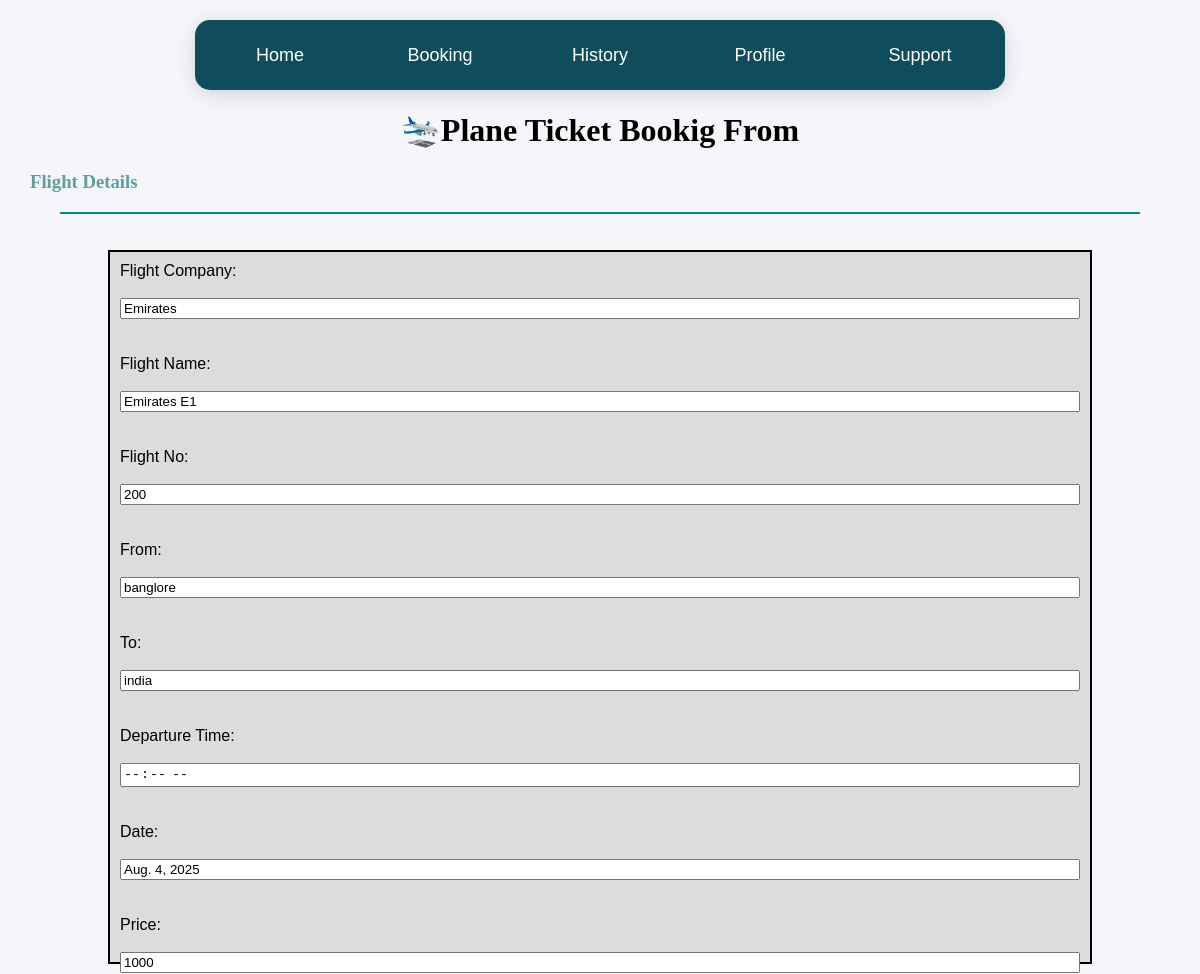
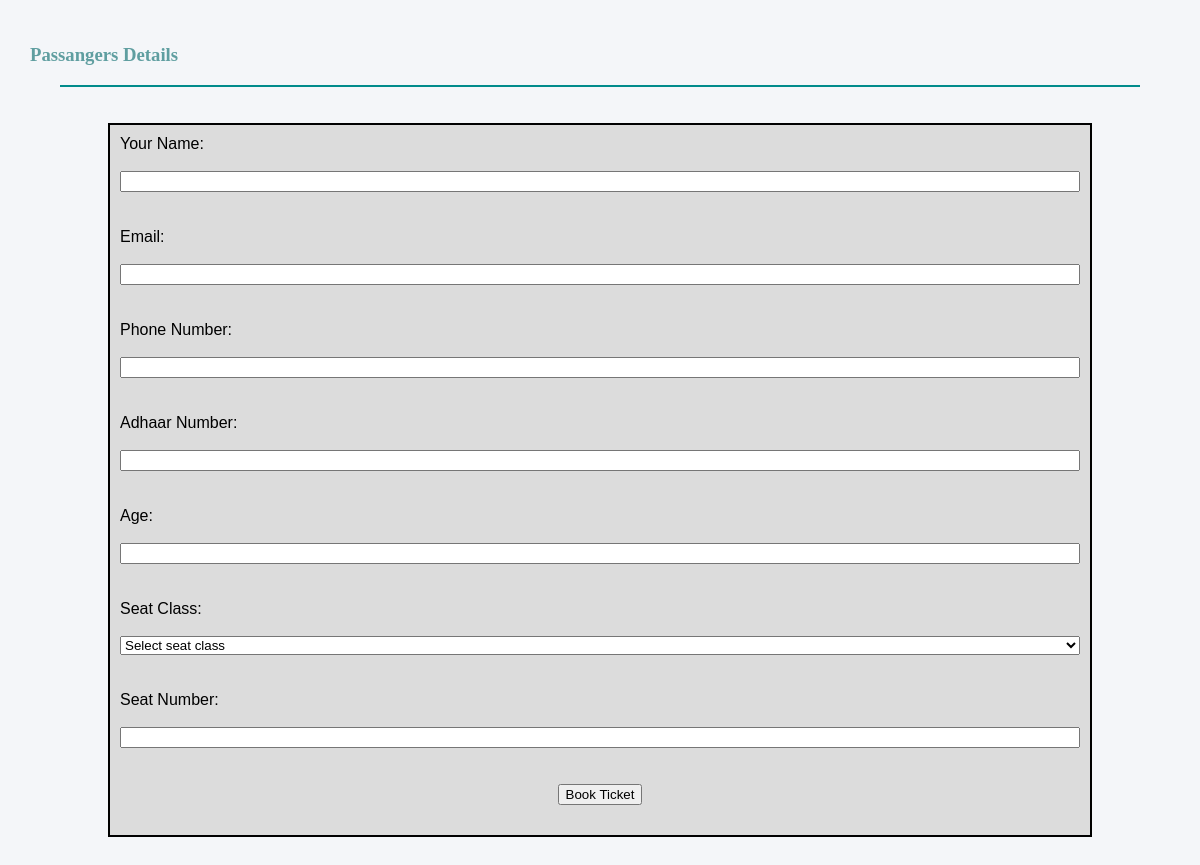
Page /base/book/1/ (signed in) on the committed database (2 pictures, top to bottom).
### base/models.py (models this page shows)
class FlightDetails(models.Model):
    model=models.TextField(max_length=20,default='Emirates')
    name=models.TextField(max_length=20)
    no=models.IntegerField()
    From=models.TextField(max_length=20)
    To=models.TextField(max_length=20)
    Departure=models.TimeField(max_length=20)
    Date=models.DateField()
    Price=models.IntegerField()

### base/views.py (the view, shortened to what this page needs)
# urls.py: path('book/<int:id>/',book,name='book'),
@login_required(login_url='login')
def book(request ,id):
    data=FlightDetails.objects.get(id=id)
    return render(request, 'book.html', {'data': data})

### base/templates/book.html (shortened to what this page needs)
{% extends 'main.html' %}
{% block content %}
<div id="box3">
   <form action="" method="POST">
     <h1>🛬Plane Ticket Bookig From</h1>
     <h3>Flight Details</h3>
     <div id="line">
     </div><br><br>
        <div id="box4">
            <label for="">Flight Company:</label><br>
            <input type="text"name='model' value="{{data.model}}" readonly><br><br>
            <label for="">Flight Name:</label><br>
            <input type="text" name="name" value="{{data.name}}" readonly><br><br>
            <label for="">Flight No:</label><br>
            <input type="text" name="no" value="{{data.no}}" readonly><br><br>
            <label for="">From:</label><br>
            <input type="text" name="From" value="{{data.From}}" readonly><br><br>
            <label for="">To:</label><br>
            <input type="text" name="To" value="{{data.To}}" readonly><br><br>
            <label for="">Departure Time:</label><br>
            <input type="time" name="Departure" value="{{data.Departure}}" readonly><br><br>
            <label for="">Date:</label><br>
            <input type="text" name="Date" value="{{data.Date}}" readonly><br><br>
            <label for="">Price:</label><br>
            <input type="text" name="Price" value="{{data.Price}}" readonly><br><br>
        </div><br><br>
        <h3>Passangers Details</h3>
        <div id="line">
     </div><br><br>
         <div id="box4">
            <label for="">Your Name:</label><br>
            <input type="text" name="your_name"><br><br>
            <label for="">Email:</label><br>
            <input type="text" name="Email"><br><br>
            <label for="">Phone Number:</label><br>
            <input type="text" name="Phone_no"><br><br>
            <label for="">Adhaar Number:</label><br>
            <input type="text" name="Adhaar_no"><br><br>
            <label for="">Age:</label><br>
            <input type="text" name="age"><br><br>
            <label for="">Seat Class:</label><br>
            <select name="seat_class" >
               <option value="" hidden>Select seat class</option>
            </select><br><br>
            <label for="">Seat Number:</label><br>
            <input type="text" name="seat_no"><br><br>
         <center>
         <div id="box5">
            <button type="submit" id="book"> Book Ticket</button>
        </div>
        </center>
      </div>
   </form>
   </div>
{% endblock %}

### base/static/style.css (style rules this page uses)
body { padding: 0%; margin: 0%; box-sizing: border-box; background-color:#dff9fb; }
#box4 { height: 700px; width: 80%; background-color: gainsboro; border: 2px solid black; padding-top: 10px; padding-left: 10px; padding-right: 10px; justify-self: center; display: grid; }
#line { height: 2px; width: 90%; background-color: darkcyan; justify-self: center; }
h1 { justify-self: center; }
#box3>form>h3 { padding-left: 30px; color: cadetblue; }
#box4>label { font-family: 'Trebuchet MS', 'Lucida Sans Unicode', 'Lucida Grande', 'Lucida Sans', Arial, sans-serif; font-weight: 200px; }
#box5 { height: 200px; }
body { background:#f4f6f9; }

### rows in the picture
FlightDetails: model "Emirates", name "Emirates E1", no "200", From "banglore", To "india", Date "Aug. 4, 2025", Price "1000"
